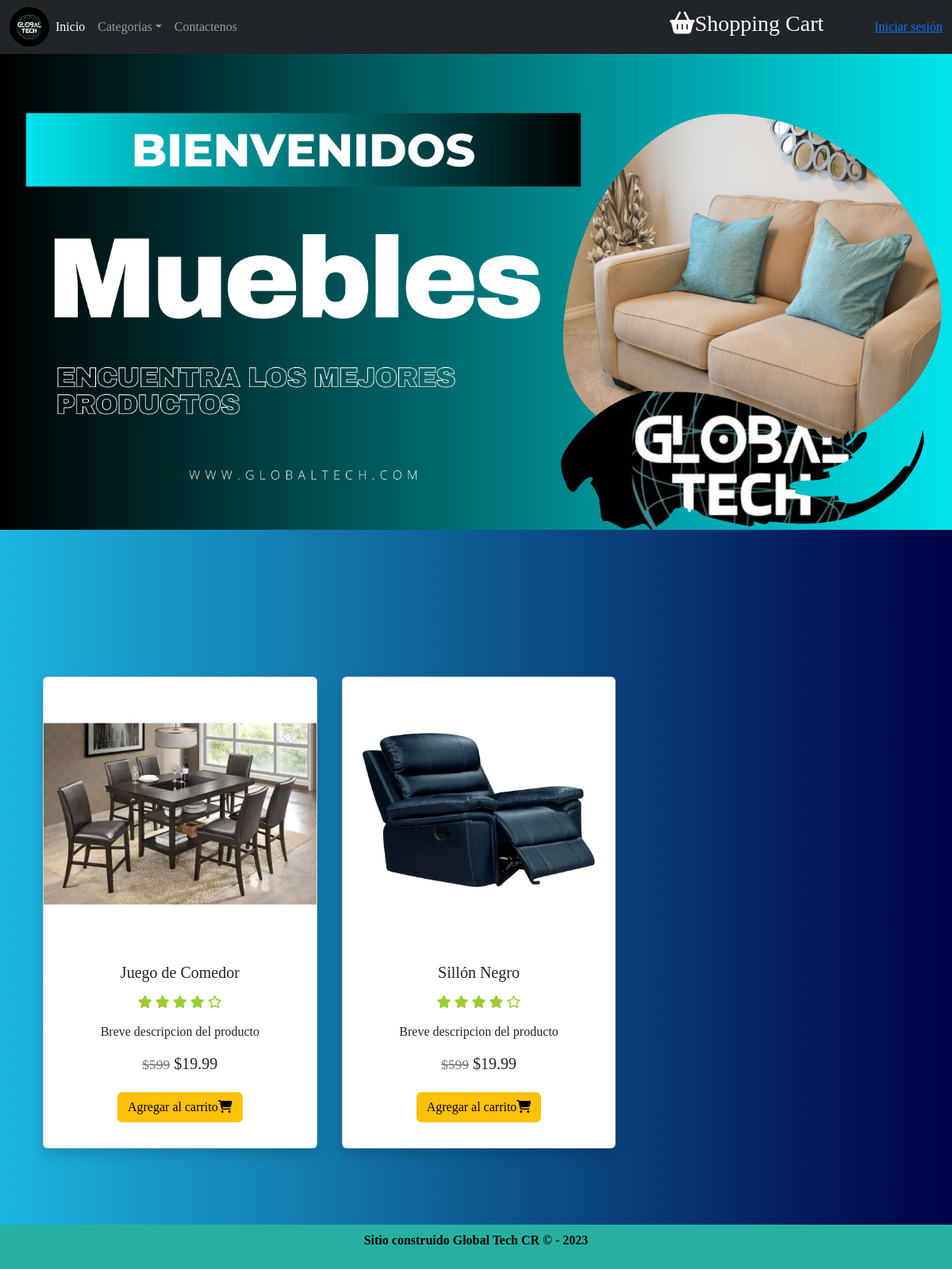
The page /muebles.php on the database its author committed.
### tables this page shows
CREATE TABLE productos (
    id INT AUTO_INCREMENT PRIMARY KEY,
    id_categoria INT,
    product_name VARCHAR(100) NOT NULL,
    product_price DECIMAL(10, 2) NOT NULL,
    product_image VARCHAR(255) NOT NULL,
    FOREIGN KEY (id_categoria) REFERENCES categorias(id)
);

### muebles.php (the view, shortened to what this page needs)
<!DOCTYPE html>
<html lang="es">
<head>
  <link href="https://cdn.jsdelivr.net/npm/bootstrap@5.3.2/dist/css/bootstrap.min.css" rel="stylesheet">
  <link rel="stylesheet" href="https://cdnjs.cloudflare.com/ajax/libs/font-awesome/6.5.1/css/all.min.css" />
  <link rel="stylesheet" href="css/style.css">
</head>
<body>
  <header>
    <nav class="navbar navbar-expand-lg navbar-dark bg-dark">
      <div class="container-fluid">
        <div class="logo">
          <img src="img/logo.png" alt="Logo">
        </div>
        <ul class="navbar-nav me-auto mb-2 mb-lg-0">
          <li class="nav-item">
            <a class="nav-link active" aria-current="page" href="index.php">Inicio</a>
          </li>
          <li class="nav-item dropdown">
            <a class="nav-link dropdown-toggle" href="#" id="navbarDropdown" role="button" data-bs-toggle="dropdown" aria-expanded="false">Categorias</a>
          </li>
          <li class="nav-item">
            <a class="nav-link" href="contactenos.php">Contactenos</a>
          </li>
        </ul>
        <a href="shoppingCart.php" class="navbar-brand">
          <h3 class="px-5"><i class="fas fa-shopping-basket"></i>Shopping Cart</h3>
        </a>
        <div class="user">
          <?php
          if (isset($_SESSION['nombreUsuario'])) {
            echo '<p style="color: white !important;" class="welcome-text">Bienvenido, ' . $_SESSION['nombreUsuario'] . '</p>';
            echo '<a href="logout.php" class="logout-link">Cerrar sesión</a>';
          } else {
            echo '<a href="login.php" class="login-link">Iniciar sesión</a>';
          }
          ?>
        </div>
        </div>
    </nav>
  </header>
  <div class="image-container">
    <img src="img/Muebles.jpg" height="100px">
  </div>
  <div class="container">
    <div class="row text-center py-5">
        <?php
        include("connection.php");
        $query = "SELECT product_name, product_price, product_image FROM productos WHERE id_categoria = 4";
        $result = mysqli_query($connection, $query);
        if ($result) {
            while ($row = mysqli_fetch_assoc($result)) {
                $productName = $row['product_name'];
                $productPrice = $row['product_price'];
                $productImage = $row['product_image'];
        ?>
                <div class="col-sm-12 col-md-4 col-lg-4 my-3 my-md-0">
                    <form action="audioYVideo.php" method="post">
                        <div class="card shadow">
                            <div>
                                <img src="<?php echo $productImage; ?>" alt="<?php echo $productName; ?>" class="img-fluid card-img-top">
                            </div>
                            <div class="card-body">
                                <h5 class="card-title"><?php echo $productName; ?></h5>
                                <h6>
                                    <i class="fas fa-star"></i>
                                    <i class="fas fa-star"></i>
                                    <i class="fas fa-star"></i>
                                    <i class="fas fa-star"></i>
                                    <i class="far fa-star"></i>
                                </h6>
                                <p class="card-text">
                                    Breve descripcion del producto
                                </p>
                                <h5>
                                    <small><s class="text-secondary">$599</s></small>
                                    <span class="precio">$<?php echo $productPrice; ?></span>
                                </h5>
                                <button type="submit" class="btn btn-warning my-3" name="btn-agregar">Agregar al carrito<i class="fas fa-shopping-cart"></i></button>
                            </div>
                        </div>
                    </form>
                </div>
        <?php
            }
        } else {
            echo "Error: " . mysqli_error($connection);
        }
        ?>
    </div>
</div>
    <div class="text-black mt-5 p-2" style="background-color:#27b0a2;">
      <footer class="footer">
        <p>Sitio construido Global Tech CR &COPY - 2023</p>
      </footer>
    </div>
</body>
</html>

### css/style.css (style rules this page uses)
body { font-family: Verdana, Geneva, Tahoma, sans-serif; margin: 0; padding: 0; background: #000046; background: -webkit-linear-gradient(to right, #1CB5E0, #000046); background: linear-gradient(to right, #1CB5E0, #000046); }
.container { margin-top: auto; }
.row { margin-top: 20px; padding-left: 5px; padding-right: 5px; }
.image-container { width: 100%; height: 60vh; margin: 0; margin-bottom: 20%; }
.image-container img { width: 100%; height: auto; object-fit: cover; }
nav ul { padding-right: 340px; }
.logo img { width: 50px; }
.card { margin-top: 5%; margin-left: 2%; }
button { margin: 10px; }
.footer { display: flex; justify-content: center; font-family: cursive; }
.footer p { font-weight: bold; }
.card img { max-width: 100%; height: auto; background: lightblue; background: radial-gradient(white 30%,lightblue 70%); }
.fa-star, .fa-star-half { color: yellowgreen; padding: 3% 0%; }
* { margin: 0; padding: 0; box-sizing: border-box; font-family: 'Times New Roman', Times, serif; }

### rows shown on the page
productos: product_image (picture), product_name "Juego de Comedor", product_price "19.99"
productos: product_image (picture), product_name "Sillón Negro", product_price "19.99"
